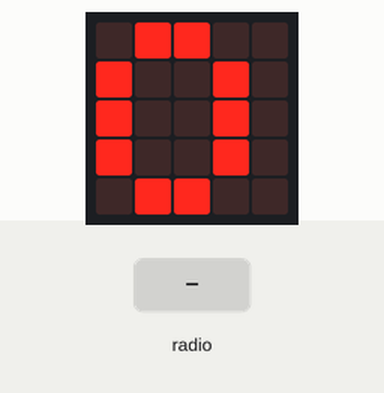
This program was run on a simulated BBC micro:bit running MicroPython. On the bench: the board's 5×5 LED display. Inputs (shaded band) come from the test bench.

Above: at 1.2 s.
1.3 s: radio message "left" arrives
At 1.9 s:
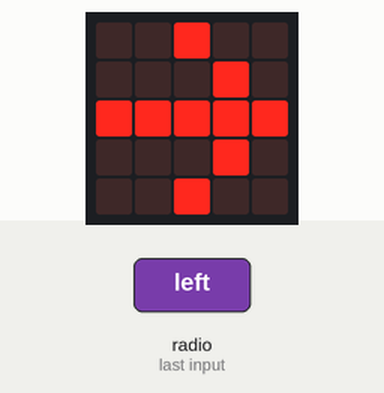
3.5 s: radio message "right" arrives
At 3.9 s:
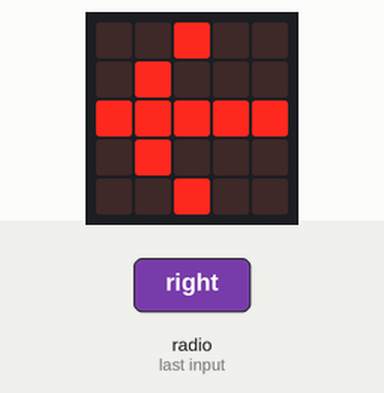
Timing chart, 0 to 6.5 s (numbered marks = the images above; inputs shaded):
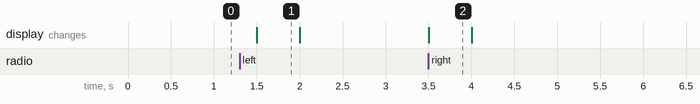

The program:

radio_tilt_receive1108.py
```python
from microbit import *
import radio
radio.config(channel=7)
radio.on()

while 1:
    motion=radio.receive()
    if motion=='left':
        display.show(Image.ARROW_E)
    elif motion=='right':
        display.show(Image.ARROW_W)
    else:
        display.show('0')
    sleep(500)
```

Measured:
- after the input at 1.3 s, the display: changes after 0.20 s (image 1)
- after the input at 3.5 s, the display: changes at once (image 2)
- what the display in image 1 shows lasts 0.5 s, from 1.5 s to 2.0 s
